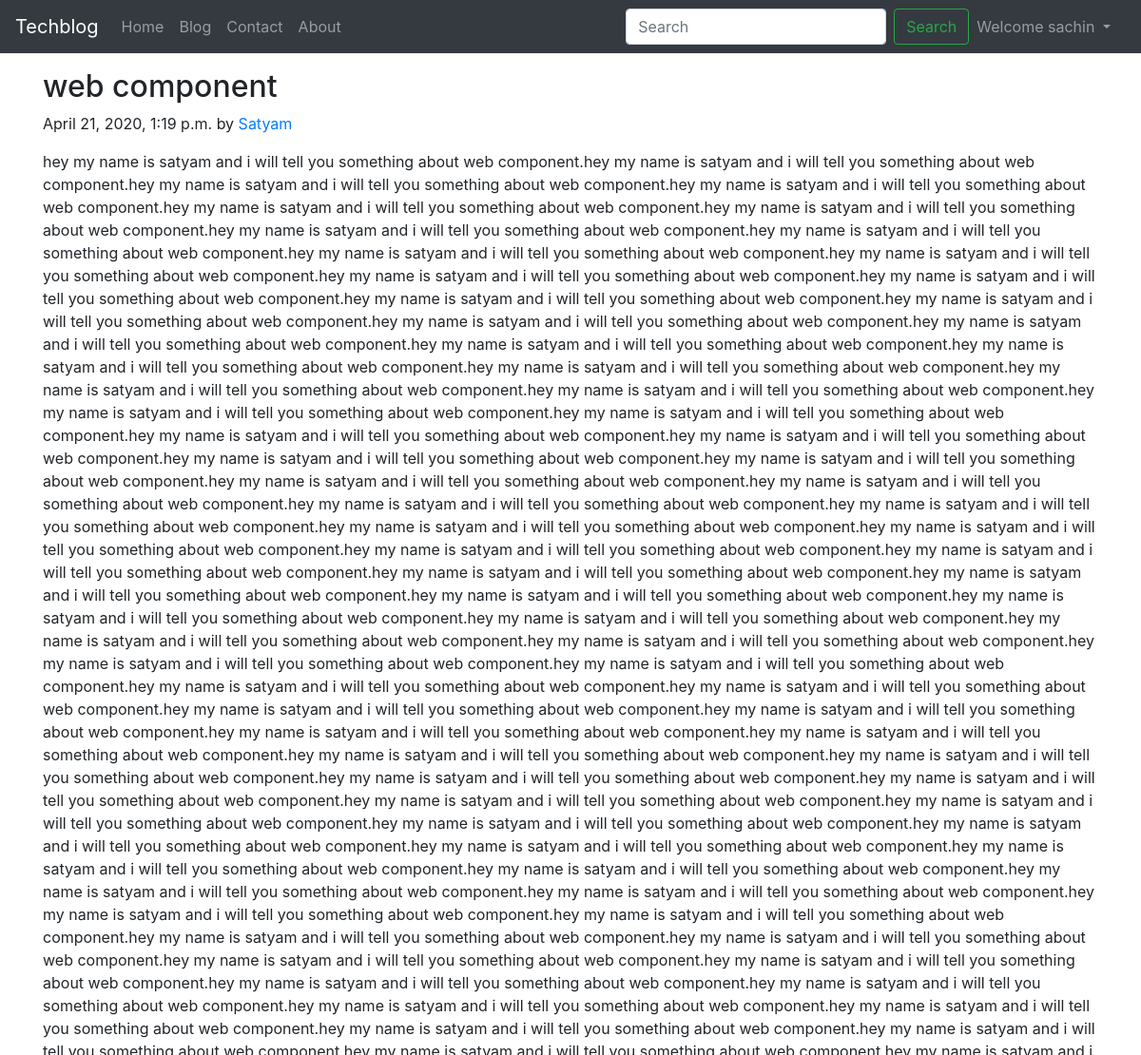
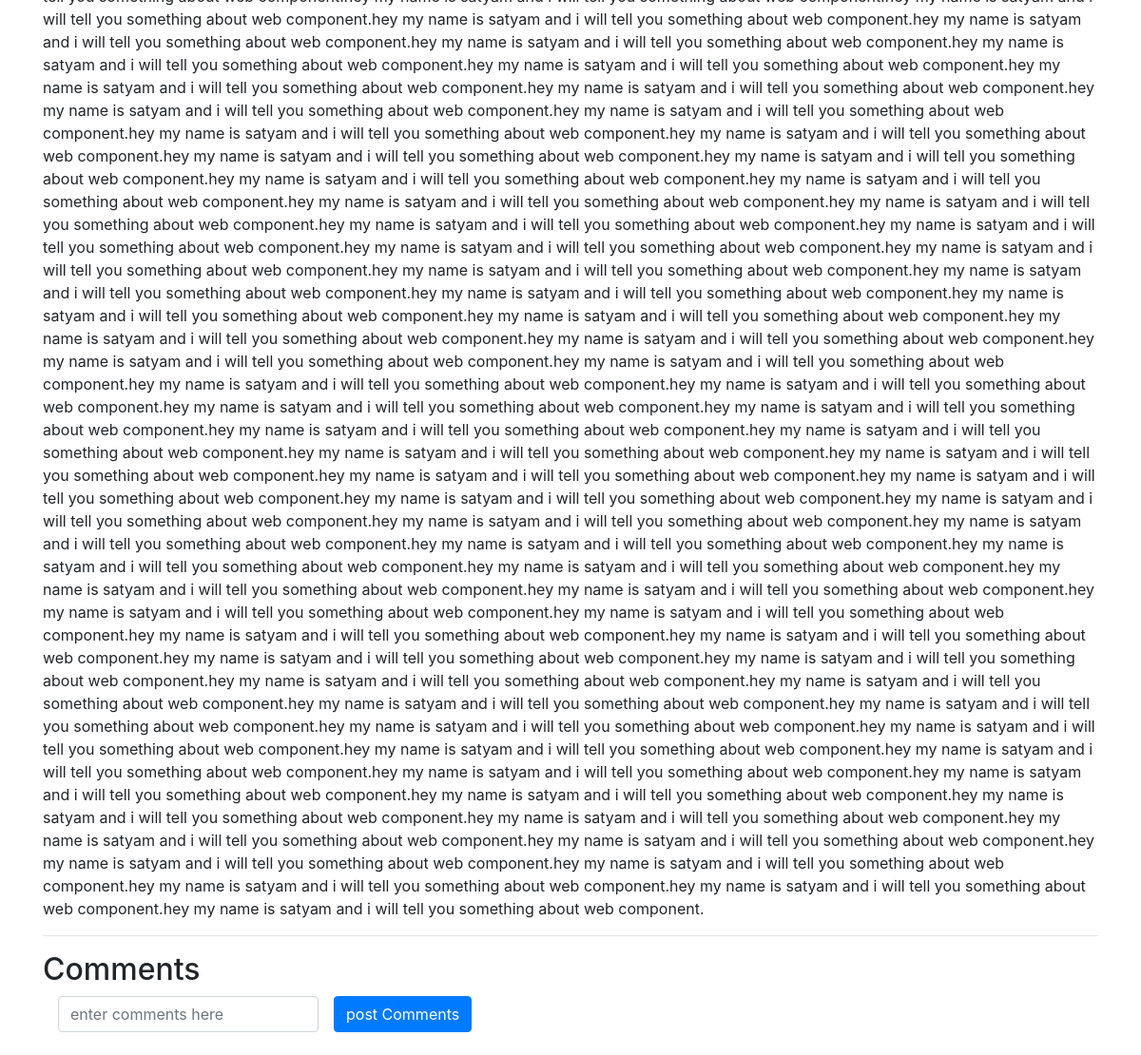
/blog/satyam-gyan (signed in), run on the app's committed database (2 pictures, top to bottom).
### blog/models.py (models this page shows, shortened)
class Post(models.Model):
    sno = models.AutoField(primary_key = True)
    title = models.CharField(max_length=255)
    author = models.CharField(max_length=30)
    slug = models.CharField(max_length=130)
    content = models.TextField()
    timestamp = models.DateTimeField(blank= True)

### blog/views.py (the view)
# urls.py: path('<str:slug>', views.blogPost, name='blogPost'),
def blogPost(request, slug):
    post = Post.objects.filter(slug=slug).first()
    comments = BlogComment.objects.filter(post=post)
    context = {'post':post, 'comments':comments}
    return render(request, 'blog/blogpost.html', context)

### templates/blog/blogpost.html (shortened to what this page needs)
{% extends 'base.html' %}
{% block body %}
<div class="container my-3">
    <h2 class="blog-post-title"> {{post.title}} </h2>
    <p class="blog-post-meta"> {{post.timestamp}} by <a href="/about"> {{post.author}} </a> </p>
    <p> {{post.content}} </p>
    <hr>
    <div class="contanier my-3">
        <h2> Comments </h2>
        <form action="/blog/postComment" method="post" class="form-inline">
            <div class="form-group mx-sm-3 mb-2">
                <input type="text" name="comment" class="form-control" placeholder="enter comments here">
            </div>
            <button type="submit" class="btn btn-primary mb-2">post Comments</button>
        </form>
    </div>
</div>
{% endblock body %}

### templates/base.html (shortened to what this page needs)
<!doctype html>
<html lang="en">
<head>
  <link rel="stylesheet" href="https://stackpath.bootstrapcdn.com/bootstrap/4.4.1/css/bootstrap.min.css"
>
</head>
<body>
  <nav class="navbar navbar-expand-lg navbar-dark bg-dark">
    <a class="navbar-brand" href="/">Techblog</a>
    <div class="collapse navbar-collapse" id="navbarSupportedContent">
      <ul class="navbar-nav mr-auto">
        <li class="nav-item {% block homeactive %} {% endblock homeactive %} ">
          <a class="nav-link" href="/">Home <span class="sr-only">(current)</span></a>
        </li>
        <li class="nav-item {% block blogactive %} {% endblock blogactive %}">
          <a class="nav-link" href="/blog">Blog</a>
        </li>
        <li class="nav-item {% block contactactive %} {% endblock contactactive %}">
          <a class="nav-link" href="/contact">Contact</a>
        </li>
        <li class="nav-item {% block aboutactive %} {% endblock aboutactive %}">
          <a class="nav-link" href="/about">About</a>
        </li>
      </ul>
      <div class="ml-auto form-inline">
      <form method="get" action="/search" class="form-inline my-2 my-lg-0">
        <input class="form-control mr-sm-2" type="search" placeholder="Search" aria-label="Search" name="query"
          id="search">
        <button class="btn btn-outline-success my-2 my-sm-0" type="submit">Search</button>
      </form>
      {% if user.is_authenticated %}
      <ul class="navbar-nav mr-2">
        <li class="nav-item dropdown">
        <a class="nav-link dropdown-toggle" href="#" id="navbarDropdown" role="button" data-toggle="dropdown" aria-haspopup="true" aria-expanded="false">
          Welcome {{request.user}}
        </a>
      </li>
      </ul>
      {% endif %}
    </div>
    </div>
  </nav>
  {% block body %}
  {% endblock body %}
</body>
</html>

### data on the page
Post: title "web component", timestamp "April 21, 2020, 1:19 p.m.", author "Satyam", content "hey my name is satyam and i will tell you something about web component.hey my name is satyam and i will tell you something about web component.hey my name is satyam and i will tell you something about web component.hey my name is satyam and i will tell you something about web component.hey my name is satyam and i will tell you something about web component.hey my name is satyam and i will tell you something about web component.hey my name is satyam and i will tell you something about web component.hey my name is satyam and i will tell you something about web component.hey my name is satyam and i will tell you something about web component.hey my name is satyam and i will tell you something…"

### other printed values
{{ request.user }} "sachin"
